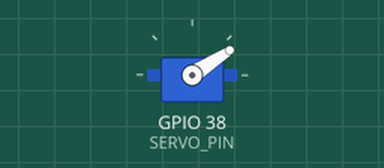
This sketch was run on a simulated ESP32-S3. On the bench: servo.

Above: at 0.05 s.
At 0.85 s:
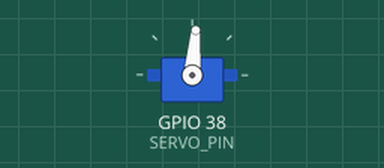
At 1.7 s:
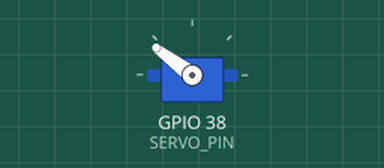
At 3.4 s:
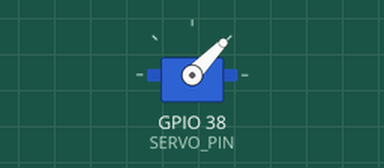
Timing chart, 0 to 8.3 s (numbered marks = the images above):
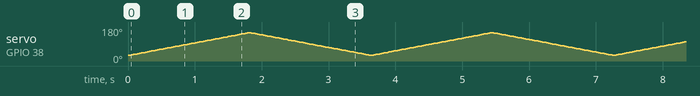

The sketch:

makerFabsServo.ino
```cpp
#include <ESP32Servo.h>

static const int SERVO_PIN = 38;     // GPIO38
Servo servo;

void setup() {
  // Min/Max impulsions selon ton servo (500–2500 µs marche pour la plupart)
  servo.attach(SERVO_PIN, 500, 2500);
  // Position neutre
  servo.write(90);
}

void loop() {
  // Petit sweep pour test
  for (int a = 30; a <= 150; a++) { servo.write(a); delay(15); }
  for (int a = 150; a >= 30; a--) { servo.write(a); delay(15); }
}
```
